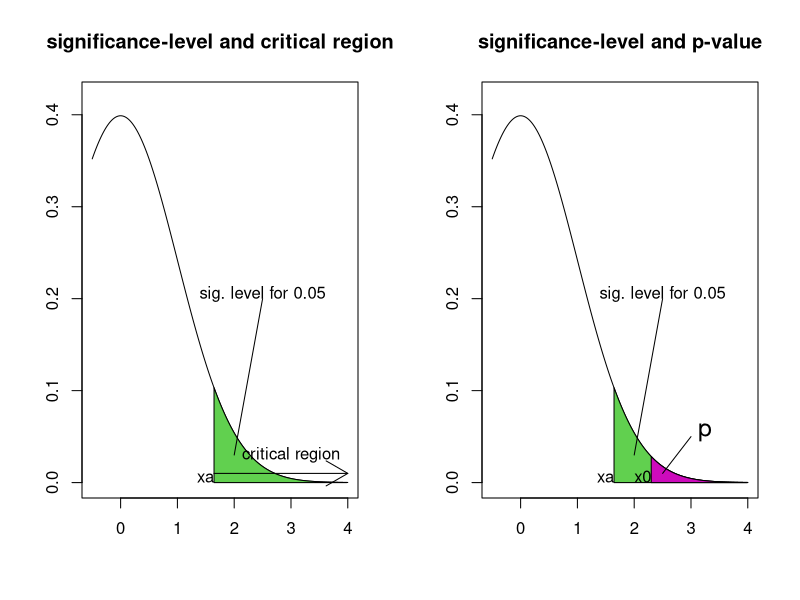

This chart was generated by the following R code:
par(mfrow=c(1,2))
x <- seq(-0.5,4,by=0.02); y <- dnorm(x)
xl <- c(-0.5,4); yl <- c(0,max(y)*1.05)
alpha <- 0.05; xa <- qnorm(1-alpha)
x1 <- seq(xa,4,by=0.02); m <- length(x1)
x2 <- rev(x1); xx <- c(x1,x2); yy <- c(rep(0,m),dnorm(x2))

ttl <- "significance-level and critical region"
plot(x,y,type="l",xlim=xl,ylim=yl,main=ttl,xlab="",ylab="")
polygon(xx,yy,col=3); segments(2,0.03,2.5,0.2)
text(2.5,0.2, "sig. level for 0.05",adj=c(NA,0))
text(xa,0,"xa",adj=c(1,0))
arrows(xa,0.01,4,0.01); text(3,0.03,"critical region")

x3 <- seq(2.3,4,by=0.02); m3 <- length(x3)
x4 <- rev(x3); xxx <- c(x3,x4); yyy <- c(rep(0,m3),dnorm(x4))
ttl <- "significance-level and p-value"
plot(x,y,type="l",xlim=xl,ylim=yl,main=ttl,xlab="",ylab="")
polygon(xx,yy,col=3); segments(2,0.03,2.5,0.2)
text(2.5,0.2,"sig. level for 0.05",adj=c(NA,0))
text(xa,0,"xa",adj=c(1,0))
polygon(xxx,yyy,col=6); segments(2.5,0.01,3,0.05)
text(3,0.05," p ",adj=c(0,0),cex=1.5)
text(2.3,0,"x0",adj=c(1,0))
par(mfrow=c(1,1))


